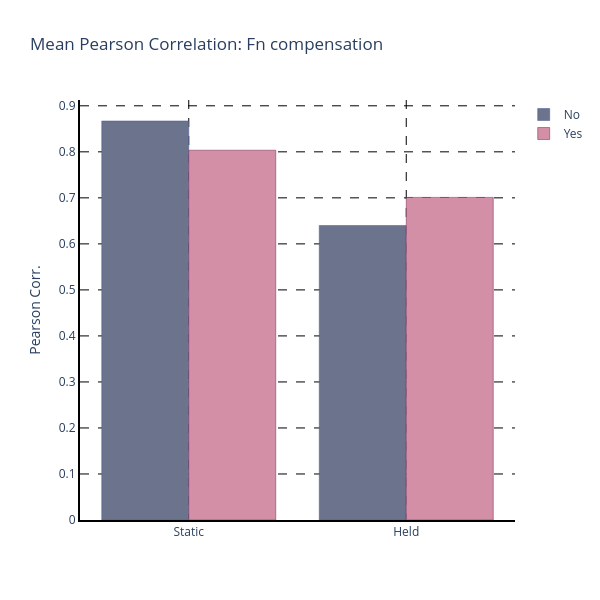

This figure's notebook cell:
### Code cell
# fig=px.histogram(trunk_limb,x="trunk",y="mae",color='limb', barmode='group')
metric="corr"
fig = go.Figure()


off_mae =limb_fn.loc[(limb_fn["Fn"]=="off"),metric]
on_mae =limb_fn.loc[(limb_fn["Fn"]=="on"),metric ]


# fn_major =fn.loc[(fn["Axis"]=="Major") ]
# fn_minor =fn.loc[(fn["Axis"]=="Minor")]
color1b='rgb(68,86,141)'
color1a='rgb(108,116,141)'
color2b='rgb(117,34,88)'
color2a='rgb(211,143,165)'

fig.add_trace(go.Bar(name="No",
    x=["Static","Held"],
    y=off_mae,marker_color=color1a, marker_line_color=color1b
))
fig.add_trace(go.Bar(name="Yes",
    x=["Static","Held"],
    y=on_mae,marker_color=color2a, marker_line_color=color2b
))

layout = fig.update_layout(
    plot_bgcolor='rgba(0,0,0,0)'
)

fig.update_layout(height=600, width=600, title_text="Mean Pearson Correlation: Fn compensation")

fig.update_xaxes(showgrid=True, griddash='dash', minor_griddash="dot", gridcolor='Black')
fig.update_yaxes(showgrid=True,  griddash='dash',  gridcolor='Black')

fig.update_xaxes(showline=True, linewidth=2, linecolor='black')
fig.update_yaxes(showline=True, linewidth=2, linecolor='black')

fig.update_yaxes(title_text="Pearson Corr.")


fig.show()

### Figure 1 — Plotly figure (JSON) as saved in the notebook; plotly's stock layout.template omitted (floating-point values rounded to 4 significant figures)
{"data": [{"marker": {"color": "rgb(108,116,141)", "line": {"color": "rgb(68,86,141)"}}, "name": "No", "type": "bar", "x": ["Static", "Held"], "y": [0.867, 0.64]}, {"marker": {"color": "rgb(211,143,165)", "line": {"color": "rgb(117,34,88)"}}, "name": "Yes", "type": "bar", "x": ["Static", "Held"], "y": [0.8035, 0.701]}], "layout": {"height": 600, "plot_bgcolor": "rgba(0,0,0,0)", "title": {"text": "Mean Pearson Correlation: Fn compensation"}, "width": 600, "xaxis": {"gridcolor": "Black", "griddash": "dash", "linecolor": "black", "linewidth": 2, "minor": {"griddash": "dot"}, "showgrid": true, "showline": true}, "yaxis": {"gridcolor": "Black", "griddash": "dash", "linecolor": "black", "linewidth": 2, "showgrid": true, "showline": true, "title": {"text": "Pearson Corr."}}}}
